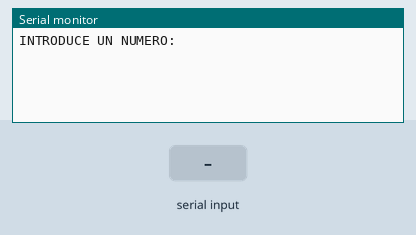
Recording of a sketch running on a simulated Arduino Uno, built with avr-gcc and run on an emulated ATmega328P. On the bench: the last lines printed to the serial monitor. The inputs (shaded band) are chosen by the test bench.

Above: at 1.2 s.
1.3 s: "1\n" received over Serial
At 1.9 s:
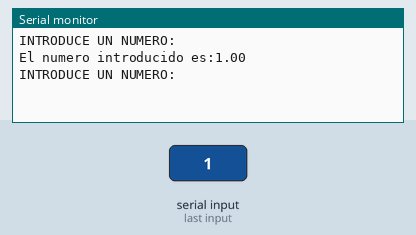
2.8 s: "true\n" received over Serial
At 3.1 s:
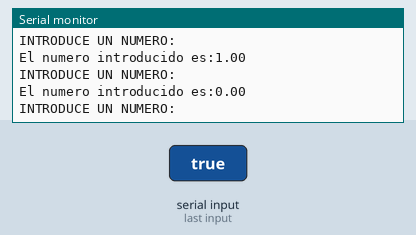

Measured:
- after the input at 1.3 s, the serial monitor: prints a new line at once (image 1)
- after the input at 2.8 s, the serial monitor: prints a new line at once (image 2)

The sketch:

P3_Pedir_Numero_Y_Mostrarlo.ino
```cpp
/*

PROGRAMA QUE PIDE NUMERO Y LO MUESTRA

*/

#include "keyb.h"

keyb teclado; //Crear objeto teclado
float numero;

void setup() {
  // put your setup code here, to run once:
  Serial.begin(9600);
}

void loop() {
  // put your main code here, to run repeatedly:
  Serial.println("INTRODUCE UN NUMERO: \n");

  numero = teclado.readFloat();

  Serial.print("El numero introducido es:"); Serial.println(numero);

}
```

keyb.h
```cpp
#ifndef KEYB_H
#define KEYB_H

class keyb{
  public:
   //Función para leer texto en formato String
   String read(){
    String entrada = ""; //variable para almacenar la entrada
    while (true){ //bucle infinito hasta que se presione "Enter"
      if(Serial.available()>0){ //Si hay datos disponibles, esta linea es imprescindible
        char caracter = Serial.read();
        if(caracter == '\n' || caracter == '\r'){ //Fin de la entrada '\n' es
          break;
        }
        entrada += caracter; // Añadir el carácter a la cadena
      }
    }
    entrada.trim();
    return entrada;
   }

  //Funciones para leer otro tipo de datos convirtiendo el string al nuevo tipo de dato

  //Leer Bool
  bool readBool(){
     String entrada = read();
        entrada.toLowerCase();
        return (entrada == "1" || entrada == "true");
  }

  //Leer boolean
  bool readBoolean(){
    return readBool();
  }

  //Leer byte
  byte readByte() {
        int valor = read().toInt();  // Leemos la entrada como entero
        if (valor < 0) valor = 0;    // Asegurarnos que esté en el rango válido
        if (valor > 255) valor = 255;  // Asegurarnos que no sobrepase el rango
        return (byte)valor;  // Convertimos a byte
    }

  //Leer float
  float readFloat(){
    return read().toFloat();
  }

  //Leer Int
  int readInt(){
    return read().toInt();
  }

  //Leer unsignedInt
  unsigned int readUnsignedInt(){
    int valor = read().toInt();
        if (valor < 0) valor = 0;  // No permitir números negativos
        return (unsigned int)valor;
  }

  //Leer char
  char readChar(){
    String entrada = read();
    return (entrada.length() > 0) ? entrada[0] : '\0';  // Retornamos el primer carácter o '\0' si está vacío
  }

  //Leer double
  double readDouble(){
    return read().toFloat();
  }

  //Leer long
  long readLong(){
    String entrada = read();  // Leer la entrada como String
    char* endPtr;  // Puntero para verificar el final de la conversión
    long valor = strtol(entrada.c_str(), &endPtr, 10);  // Convertir la entrada a long

    // Verificar si la conversión fue exitosa
    if (*endPtr != '\0') {
        Serial.println("Error: La entrada no es un número válido para long.");
        return 0;  // Puedes devolver 0 o un valor de error adecuado
    }

    return valor;
  }

  //Leer unsignedlong
  unsigned long readUnsignedLong() {
        long valor = read().toInt();
        if (valor < 0) valor = 0;  // No permitir números negativos
        return (unsigned long)valor;
    }
};

#endif
```
